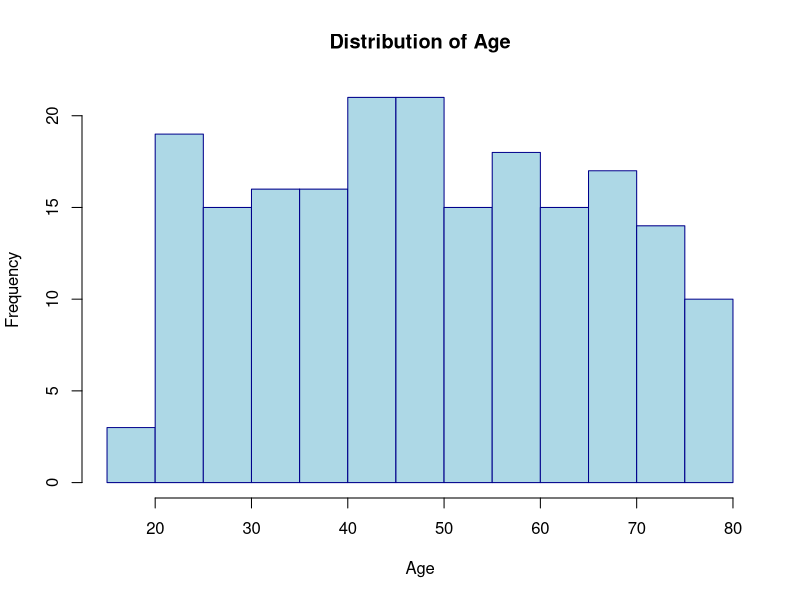
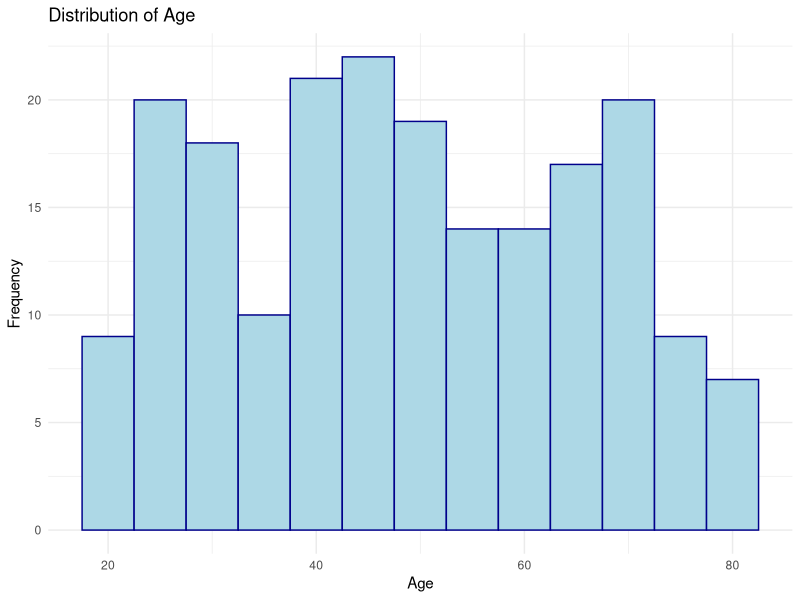

Here is the R script that generated these plots, in order:
# Generate sample data for 'age'
set.seed(123) # For reproducibility
mydata <- data.frame(age = sample(18:80, 200, replace = TRUE))

# Create a histogram using base R graphics
hist(mydata$age,
     main = "Distribution of Age",
     xlab = "Age",
     ylab = "Frequency",
     col = "lightblue",
     border = "darkblue")

# Create a histogram using ggplot2 (more customizable)
library(ggplot2)

ggplot(mydata, aes(x = age)) +
  geom_histogram(binwidth = 5, fill = "lightblue", color = "darkblue") +
  labs(title = "Distribution of Age",
       x = "Age",
       y = "Frequency") +
  theme_minimal()